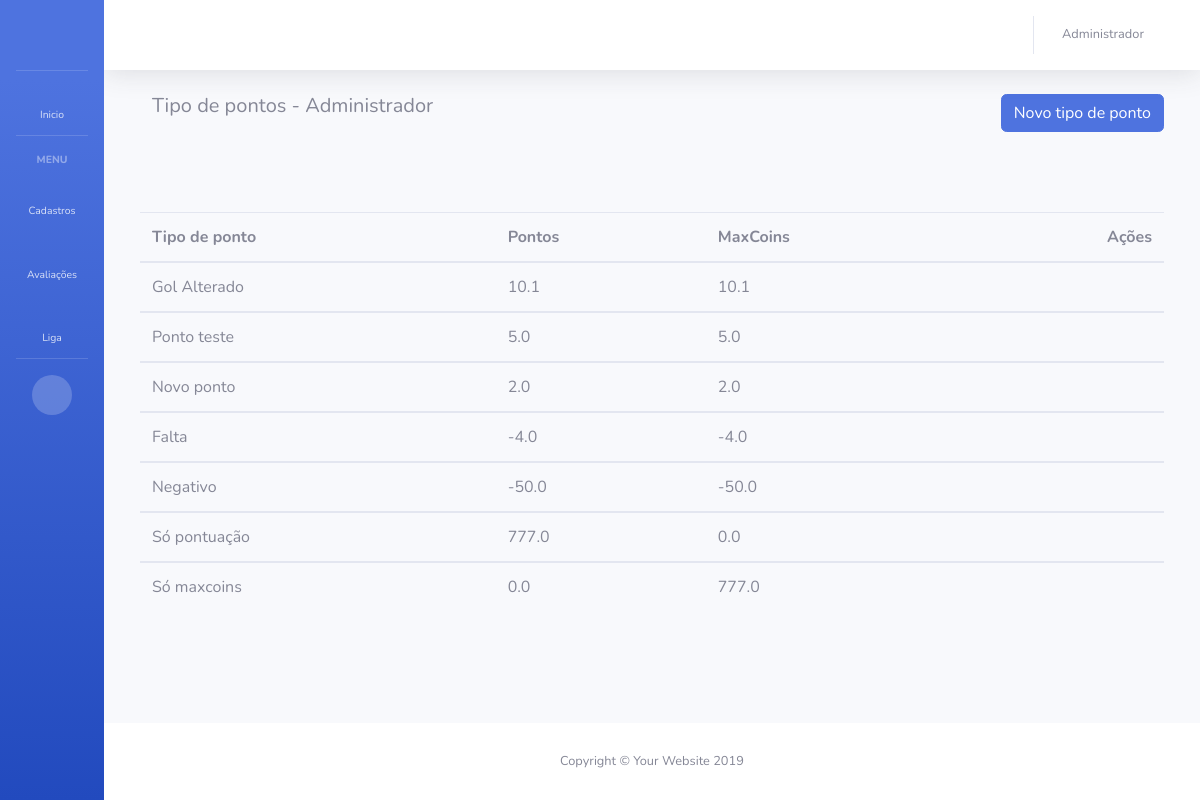
The page /tipo-ponto/ (signed in) on the database its author committed.
### app_maxliga/models.py (models this page shows)
class Colaborador(models.Model):
    usuario = models.OneToOneField(User, on_delete=models.SET_NULL, blank=True, null=True, verbose_name='Usuário')
    departamento = models.ForeignKey(Departamento, on_delete=models.SET_NULL, blank=True, null=True, verbose_name='Cargo do colaborador')
    liga = models.ForeignKey(Liga, on_delete=models.SET_NULL, blank=True, null=True, verbose_name='Liga do colaborador')
    nome = models.CharField('Nome do funcionário', max_length=128)
    data_cadastro = models.DateTimeField('Data de criação', auto_now_add=True)
    pontuacao = models.FloatField('Pontuação colaborador', blank=True, default=0)
    maxcoins = models.FloatField('MaxCoins colaborador', blank=True, default=0)
    def __str__(self):
        return self.nome

class TipoPonto(models.Model):
    nome = models.CharField('Nome tipo de ponto', max_length=128)
    qtd_ponto = models.FloatField('Quantidade de pontos', blank=True, default=0)
    qtd_maxcoins = models.FloatField('Quantidade de MaxCoins', blank=True, default=0)
    data_cadastro = models.DateTimeField('Data de criação', auto_now_add=True)
    def __str__(self):
        return str(self.nome) + '   - Pontos: ' + str(self.qtd_ponto) + '   - MaxCoins: ' + str(self.qtd_maxcoins)

### app_maxliga/views.py (the view)
# urls.py: path('tipo-ponto/', lista_tipo_ponto, name='lista_tipo_ponto'),
@login_required
def lista_tipo_ponto(request):
    user = request.user.id
    colaborador = Colaborador.objects.get(usuario=user)
    if colaborador.departamento.admin == True:
        tipo_ponto = TipoPonto.objects.all()
        print(tipo_ponto)
        data = {
            'colaborador': colaborador,
            'tipo_ponto': tipo_ponto
        }
        return render(request, 'app_maxliga/lista_tipo_ponto.html', data)
    return redirect('home')

### app_maxliga/templates/app_maxliga/lista_tipo_ponto.html
{% extends 'base.html' %}
  {% block BodyHeading %}
  {% if colaborador.departamento.admin == True %}
    <div class="container">
      <div class="row">
        <div class="col">
          <h5>Tipo de pontos - {{colaborador}}</h5>
        </div>
        <div class="text-right">
          <a href="{% url 'cadastro_tipo_ponto' %}" class="btn btn-primary btn-block" role="button">Novo tipo de ponto</a>
        </div>
      </div>
      <div class="row" style="margin-top:80px;">
        <table class="table">
          <thead>
            <tr>
              <th scope="col">Tipo de ponto</th>
              <th scope="col">Pontos</th>
              <th scope="col">MaxCoins</th>
              <th class="text-right" scope="col">Ações</th>
            </tr>
          </thead>
          {% for ponto in tipo_ponto %}
          <tbody>
            <tr>
              <td>{{ ponto.nome }}</td>
              <td>{{ ponto.qtd_ponto }}</td>
              <td>{{ ponto.qtd_maxcoins }}</td>
              <td class="text-right">
                <a href="{% url 'atualizar_tipo_ponto' ponto.id %}">
                  <i class="fas fa-pen fa-fw" style="color: rgb(50, 48, 155);"></i>
                </a>
                <a href="{% url 'excluir_tipo_ponto' ponto.id %}">
                  <i class="fas fa-trash fa-fw" style="color: rgb(230, 17, 17);"></i>
                </a>
              </td>
            </tr>
          </tbody>
          {% endfor %}
        </table>
      </div>
    </div>
  {% endif %}
{% endblock %}

### app_maxliga/templates/base.html (shortened to what this page needs)
{% load static %}
<!DOCTYPE html>
<html lang="pt-br">
<head>
  <link href="{% static 'vendor/fontawesome-free/css/all.min.css' %}" rel="stylesheet" type="text/css">
  <link href="{% static 'css/sb-admin-2.min.css' %}" rel="stylesheet">
</head>
<body id="page-top">
  <div id="wrapper">
    <ul class="navbar-nav bg-gradient-primary sidebar sidebar-dark accordion toggled" id="accordionSidebar">
      <a class="sidebar-brand d-flex align-items-center justify-content-center" href="{% url 'home' %}">
        <div class="sidebar-brand-icon">
          <i class="fas fa-grip-lines"></i>
        </div>
      </a>
      <hr class="sidebar-divider my-0">
      <li class="nav-item">
        <a class="nav-link" href="{% url 'home' %}">
          <i class="fas fa-fw fa-home"></i>
          <span>Inicio</span></a>
      </li>
      <hr class="sidebar-divider">
      <div class="sidebar-heading">
        Menu
      </div>
      {% if colaborador.departamento.admin == True %}
      <li class="nav-item">
        <a class="nav-link collapsed" href="#" data-toggle="collapse" data-target="#collapseUtilities" aria-expanded="true" aria-controls="collapseUtilities">
          <i class="fas fa-fw fa-wrench"></i>
          <span>Cadastros</span>
        </a>
      </li>
      {% endif %}
      <li class="nav-item">
        <a class="nav-link collapsed" href="#" data-toggle="collapse" data-target="#collapsePages" aria-expanded="true" aria-controls="collapsePages">
          <i class="fas fa-fw fa-stream"></i>
          <span>Avaliações</span>
        </a>
      </li>
      <li class="nav-item">
        <a class="nav-link collapsed" href="#" data-toggle="collapse" data-target="#collapseRanking" aria-expanded="true" aria-controls="collapsePages">
          <i class="fas fa-fw fa-flag"></i>
          <span>Liga</span>
        </a>
      </li>
      <hr class="sidebar-divider d-none d-md-block">
      <div class="text-center d-none d-md-inline">
        <button class="rounded-circle border-0" id="sidebarToggle"></button>
      </div>
    </ul>
    <div id="content-wrapper" class="d-flex flex-column">
      <div id="content">
        <nav class="navbar navbar-expand navbar-light bg-white topbar mb-4 static-top shadow">
          <ul class="navbar-nav ml-auto">
            <li class="nav-item dropdown no-arrow mx-1">
              <a class="nav-link dropdown-toggle" href="#" id="alertsDropdown" role="button" data-toggle="dropdown" aria-haspopup="true" aria-expanded="false">
                <i class="fas fa-bell fa-fw"></i>
              </a>
            </li>
            <li class="nav-item dropdown no-arrow">
              <a class="nav-link dropdown-toggle" href="#" id="userDropdown" role="button" data-toggle="dropdown" aria-haspopup="true" aria-expanded="false">
                <span class="mr-2 d-none d-lg-inline text-gray-600 small">{{ colaborador.nome }}</span>
                <i class="fas fa-user fa-fw"></i>
              </a>
            </li>
          </ul>
        </nav>
        <div class="container-fluid">
          {% block BodyHeading %}
          {% endblock %}
        </div>
      </div>
      <footer class="sticky-footer bg-white">
        <div class="container my-auto">
          <div class="copyright text-center my-auto">
            <span>Copyright &copy; Your Website 2019</span>
          </div>
        </div>
      </footer>
    </div>
  </div>
</body>
</html>

### rows shown on the page
Colaborador: nome "Administrador"
TipoPonto: nome "Gol Alterado", qtd_ponto "10.1", qtd_maxcoins "10.1"
TipoPonto: nome "Ponto teste", qtd_ponto "5.0", qtd_maxcoins "5.0"
TipoPonto: nome "Novo ponto", qtd_ponto "2.0", qtd_maxcoins "2.0"
TipoPonto: nome "Falta", qtd_ponto "-4.0", qtd_maxcoins "-4.0"
TipoPonto: nome "Negativo", qtd_ponto "-50.0", qtd_maxcoins "-50.0"
TipoPonto: nome "Só pontuação", qtd_ponto "777.0", qtd_maxcoins "0.0"
TipoPonto: nome "Só maxcoins", qtd_ponto "0.0", qtd_maxcoins "777.0"
